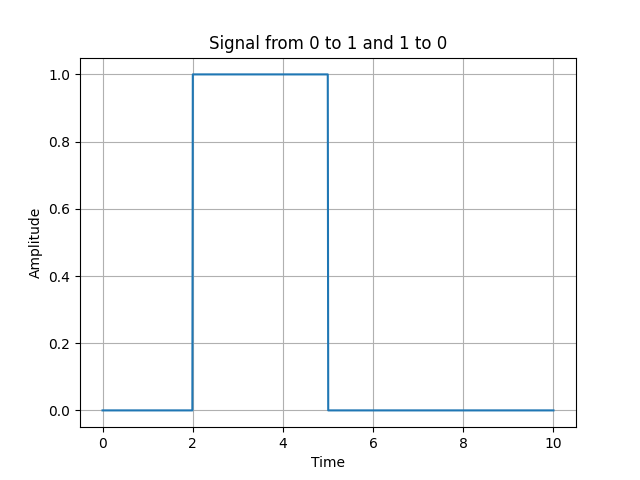

Recreate this plot in Python.
import numpy as np
import matplotlib.pyplot as plt

# Define the timestamps for the signal
t1 = 2  # Time when the signal goes from 0 to 1
t2 = 5  # Time when the signal goes from 1 to 0
t_end = 10  # End time for the signal

# Generate time array
time = np.linspace(0, t_end, 1000)

# Create the signal
signal = np.zeros_like(time)
signal[(time >= t1) & (time <= t2)] = 1

# Plot the signal
plt.plot(time, signal, label="Signal")
plt.xlabel('Time')
plt.ylabel('Amplitude')
plt.title('Signal from 0 to 1 and 1 to 0')
plt.grid(True)
plt.savefig("test_signal.png")